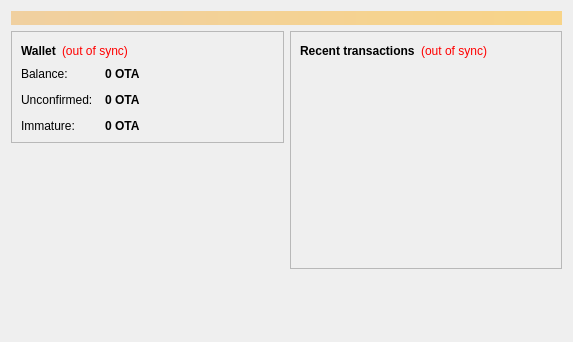
<?xml version="1.0" encoding="UTF-8"?>
<ui version="4.0">
 <class>OverviewPage</class>
 <widget class="QWidget" name="OverviewPage">
  <property name="geometry">
   <rect>
    <x>0</x>
    <y>0</y>
    <width>573</width>
    <height>342</height>
   </rect>
  </property>
  <property name="windowTitle">
   <string>Form</string>
  </property>
  <layout class="QVBoxLayout" name="topLayout">
   <item>
    <widget class="QLabel" name="labelAlerts">
     <property name="visible">
      <bool>false</bool>
     </property>
     <property name="styleSheet">
      <string notr="true">background-color: qlineargradient(x1: 0, y1: 0, x2: 1, y2: 0, stop:0 #F0D0A0, stop:1 #F8D488); color:#000000;</string>
     </property>
     <property name="wordWrap">
      <bool>true</bool>
     </property>
     <property name="margin">
      <number>3</number>
     </property>
    </widget>
   </item>
   <item>
    <layout class="QHBoxLayout" name="horizontalLayout" stretch="1,1">
     <item>
      <layout class="QVBoxLayout" name="verticalLayout_2">
       <item>
        <widget class="QFrame" name="frame">
         <property name="frameShape">
          <enum>QFrame::StyledPanel</enum>
         </property>
         <property name="frameShadow">
          <enum>QFrame::Raised</enum>
         </property>
         <layout class="QVBoxLayout" name="verticalLayout_4">
          <item>
           <layout class="QHBoxLayout" name="horizontalLayout_4">
            <item>
             <widget class="QLabel" name="label_5">
              <property name="font">
               <font>
                <weight>75</weight>
                <bold>true</bold>
               </font>
              </property>
              <property name="text">
               <string>Wallet</string>
              </property>
             </widget>
            </item>
            <item>
             <widget class="QLabel" name="labelWalletStatus">
              <property name="toolTip">
               <string>The displayed information may be out of date. Your wallet automatically synchronizes with the Outacoin network after a connection is established, but this process has not completed yet.</string>
              </property>
              <property name="styleSheet">
               <string notr="true">QLabel { color: red; }</string>
              </property>
              <property name="text">
               <string notr="true">(out of sync)</string>
              </property>
              <property name="alignment">
               <set>Qt::AlignLeading|Qt::AlignLeft|Qt::AlignVCenter</set>
              </property>
             </widget>
            </item>
            <item>
             <spacer name="horizontalSpacer_2">
              <property name="orientation">
               <enum>Qt::Horizontal</enum>
              </property>
              <property name="sizeHint" stdset="0">
               <size>
                <width>40</width>
                <height>20</height>
               </size>
              </property>
             </spacer>
            </item>
           </layout>
          </item>
          <item>
           <layout class="QFormLayout" name="formLayout_2">
            <property name="fieldGrowthPolicy">
             <enum>QFormLayout::AllNonFixedFieldsGrow</enum>
            </property>
            <property name="horizontalSpacing">
             <number>12</number>
            </property>
            <property name="verticalSpacing">
             <number>12</number>
            </property>
            <item row="0" column="0">
             <widget class="QLabel" name="label">
              <property name="text">
               <string>Balance:</string>
              </property>
             </widget>
            </item>
            <item row="0" column="1">
             <widget class="QLabel" name="labelBalance">
              <property name="font">
               <font>
                <weight>75</weight>
                <bold>true</bold>
               </font>
              </property>
              <property name="cursor">
               <cursorShape>IBeamCursor</cursorShape>
              </property>
              <property name="toolTip">
               <string>Your current balance</string>
              </property>
              <property name="text">
               <string notr="true">0 OTA</string>
              </property>
              <property name="textInteractionFlags">
               <set>Qt::LinksAccessibleByMouse|Qt::TextSelectableByKeyboard|Qt::TextSelectableByMouse</set>
              </property>
             </widget>
            </item>
            <item row="1" column="0">
             <widget class="QLabel" name="label_3">
              <property name="text">
               <string>Unconfirmed:</string>
              </property>
             </widget>
            </item>
            <item row="1" column="1">
             <widget class="QLabel" name="labelUnconfirmed">
              <property name="font">
               <font>
                <weight>75</weight>
                <bold>true</bold>
               </font>
              </property>
              <property name="cursor">
               <cursorShape>IBeamCursor</cursorShape>
              </property>
              <property name="toolTip">
               <string>Total of transactions that have yet to be confirmed, and do not yet count toward the current balance</string>
              </property>
              <property name="text">
               <string notr="true">0 OTA</string>
              </property>
              <property name="textInteractionFlags">
               <set>Qt::LinksAccessibleByMouse|Qt::TextSelectableByKeyboard|Qt::TextSelectableByMouse</set>
              </property>
             </widget>
            </item>
            <item row="2" column="0">
             <widget class="QLabel" name="labelImmatureText">
              <property name="text">
               <string>Immature:</string>
              </property>
             </widget>
            </item>
            <item row="2" column="1">
             <widget class="QLabel" name="labelImmature">
              <property name="font">
               <font>
                <weight>75</weight>
                <bold>true</bold>
               </font>
              </property>
              <property name="toolTip">
               <string>Mined balance that has not yet matured</string>
              </property>
              <property name="text">
               <string notr="true">0 OTA</string>
              </property>
              <property name="textInteractionFlags">
               <set>Qt::LinksAccessibleByMouse|Qt::TextSelectableByKeyboard|Qt::TextSelectableByMouse</set>
              </property>
             </widget>
            </item>
           </layout>
          </item>
         </layout>
        </widget>
       </item>
       <item>
        <spacer name="verticalSpacer">
         <property name="orientation">
          <enum>Qt::Vertical</enum>
         </property>
         <property name="sizeHint" stdset="0">
          <size>
           <width>20</width>
           <height>40</height>
          </size>
         </property>
        </spacer>
       </item>
      </layout>
     </item>
     <item>
      <layout class="QVBoxLayout" name="verticalLayout_3">
       <item>
        <widget class="QFrame" name="frame_2">
         <property name="frameShape">
          <enum>QFrame::StyledPanel</enum>
         </property>
         <property name="frameShadow">
          <enum>QFrame::Raised</enum>
         </property>
         <layout class="QVBoxLayout" name="verticalLayout">
          <item>
           <layout class="QHBoxLayout" name="horizontalLayout_2">
            <item>
             <widget class="QLabel" name="label_4">
              <property name="text">
               <string>&lt;b&gt;Recent transactions&lt;/b&gt;</string>
              </property>
             </widget>
            </item>
            <item>
             <widget class="QLabel" name="labelTransactionsStatus">
              <property name="toolTip">
               <string>The displayed information may be out of date. Your wallet automatically synchronizes with the Outacoin network after a connection is established, but this process has not completed yet.</string>
              </property>
              <property name="styleSheet">
               <string notr="true">QLabel { color: red; }</string>
              </property>
              <property name="text">
               <string notr="true">(out of sync)</string>
              </property>
              <property name="alignment">
               <set>Qt::AlignRight|Qt::AlignTrailing|Qt::AlignVCenter</set>
              </property>
             </widget>
            </item>
            <item>
             <spacer name="horizontalSpacer">
              <property name="orientation">
               <enum>Qt::Horizontal</enum>
              </property>
              <property name="sizeHint" stdset="0">
               <size>
                <width>40</width>
                <height>20</height>
               </size>
              </property>
             </spacer>
            </item>
           </layout>
          </item>
          <item>
           <widget class="QListView" name="listTransactions">
            <property name="styleSheet">
             <string notr="true">QListView { background: transparent; }</string>
            </property>
            <property name="frameShape">
             <enum>QFrame::NoFrame</enum>
            </property>
            <property name="verticalScrollBarPolicy">
             <enum>Qt::ScrollBarAlwaysOff</enum>
            </property>
            <property name="horizontalScrollBarPolicy">
             <enum>Qt::ScrollBarAlwaysOff</enum>
            </property>
            <property name="selectionMode">
             <enum>QAbstractItemView::NoSelection</enum>
            </property>
           </widget>
          </item>
         </layout>
        </widget>
       </item>
       <item>
        <spacer name="verticalSpacer_2">
         <property name="orientation">
          <enum>Qt::Vertical</enum>
         </property>
         <property name="sizeHint" stdset="0">
          <size>
           <width>20</width>
           <height>40</height>
          </size>
         </property>
        </spacer>
       </item>
      </layout>
     </item>
    </layout>
   </item>
  </layout>
 </widget>
 <resources/>
 <connections/>
</ui>
